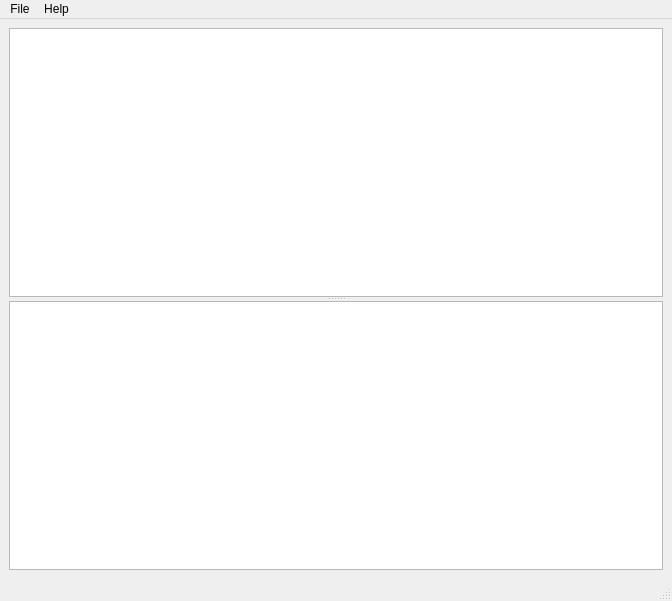
<?xml version="1.0" encoding="UTF-8"?>
<ui version="4.0">
 <class>MainWindow</class>
 <widget class="QMainWindow" name="MainWindow">
  <property name="geometry">
   <rect>
    <x>0</x>
    <y>0</y>
    <width>672</width>
    <height>601</height>
   </rect>
  </property>
  <property name="windowTitle">
   <string>MainWindow</string>
  </property>
  <widget class="QWidget" name="centralwidget">
   <layout class="QGridLayout" name="gridLayout">
    <item row="0" column="0">
     <widget class="QSplitter" name="splitter">
      <property name="orientation">
       <enum>Qt::Vertical</enum>
      </property>
      <widget class="QTextEdit" name="program"/>
      <widget class="QTextEdit" name="output">
       <property name="readOnly">
        <bool>true</bool>
       </property>
      </widget>
     </widget>
    </item>
   </layout>
  </widget>
  <widget class="QMenuBar" name="menubar">
   <property name="geometry">
    <rect>
     <x>0</x>
     <y>0</y>
     <width>672</width>
     <height>26</height>
    </rect>
   </property>
   <widget class="QMenu" name="menuFile">
    <property name="title">
     <string>File</string>
    </property>
    <addaction name="separator"/>
    <addaction name="actionNew"/>
    <addaction name="actionOpen"/>
    <addaction name="separator"/>
    <addaction name="actionSave"/>
    <addaction name="actionComplile"/>
   </widget>
   <widget class="QMenu" name="menuHelp">
    <property name="title">
     <string>Help</string>
    </property>
    <addaction name="actionHelp"/>
   </widget>
   <addaction name="menuFile"/>
   <addaction name="menuHelp"/>
  </widget>
  <widget class="QStatusBar" name="statusbar"/>
  <action name="actionOpen">
   <property name="text">
    <string>Open project</string>
   </property>
  </action>
  <action name="actionSave">
   <property name="text">
    <string>Save</string>
   </property>
  </action>
  <action name="actionNew">
   <property name="text">
    <string>New project</string>
   </property>
  </action>
  <action name="actionHelp">
   <property name="text">
    <string>Documentation</string>
   </property>
  </action>
  <action name="actionComplile">
   <property name="text">
    <string>Complile</string>
   </property>
  </action>
 </widget>
 <resources/>
 <connections/>
</ui>
